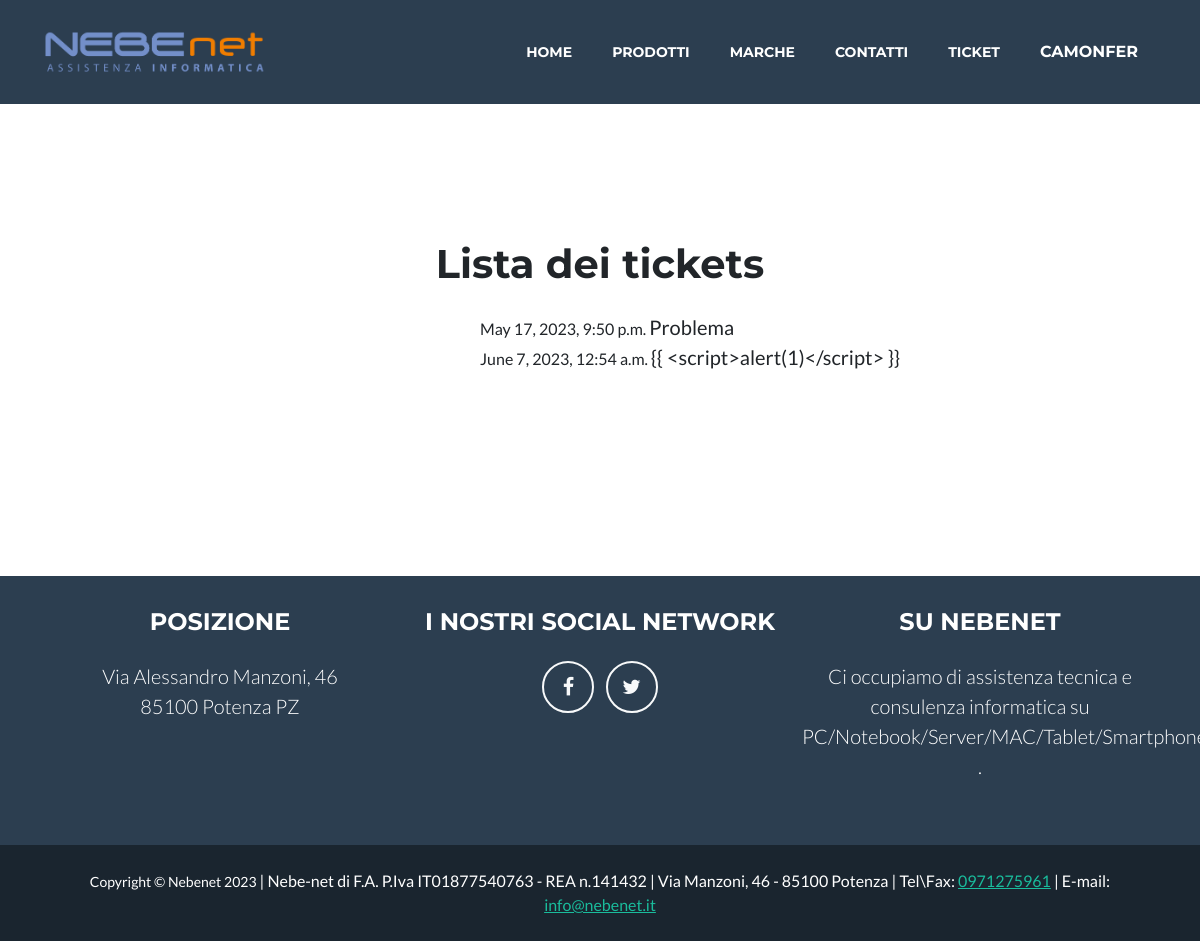
Page /ticket/ (signed in) on the committed database.
### nebenet_app/models.py (models this page shows, shortened)
class User(AbstractUser):
    email = models.EmailField(unique=True)
    image = models.ImageField(upload_to ='img/')
    date = models.DateTimeField(auto_now=True)

class Ticket(models.Model):
    ti_user = models.ForeignKey(settings.AUTH_USER_MODEL, on_delete=models.CASCADE)
    ti_mail = models.EmailField('Contatto email*',blank=False)
    ti_title = models.CharField('Titolo*',max_length=1000, blank=False)
    Problema = models.TextField('Descrivi il tuo problema*',max_length=1000, blank=False)
    ti_img = models.ImageField('Aggiungi uno screenshot (facoltativo)',blank=True)
    ti_personal = models.BooleanField("Trattamento dei dati personali(Obbligatorio)*",blank=False)
    ti_time = models.DateTimeField(auto_now=True)

### nebenet_app/views.py (the view)
# urls.py: path('ticket/', Ticket_List.as_view(), name="tickets"),
class Ticket_List(LoginRequiredMixin,ListView):
    model = Ticket
    def get_queryset(self):
        user = self.request.user
        if self.request.user.is_staff or user.groups.filter(name='dependiente').exists():
            resultado=Ticket.objects.all()
        else:
            resultado=Ticket.objects.filter(ti_user=self.request.user)
        return resultado

### nebenet_app/templatetags/filtro.py (called while the page is built)
@register.filter
def tiene_rol_o_grupo(user):
    return user.groups.filter(name='dependiente').exists() or user.is_staff

### nebenet_app/templates/nebenet_app/ticket_list.html (shortened to what this page needs)
{% extends 'base.html' %}
{% block content %}
{% load filtro %}
{% load static %}
<header class="masthead">
</header>
<div class="espaciado">
    <center>
        <p class="adminpro"><h1>Lista dei tickets</h1>
                <ul class="tickets">
                    {% for ticket in object_list %}
                    <li class="nostyle"> {{ ticket.ti_time }} <a class="singleticket" href="{{ ticket.pk }}">{{ ticket.ti_title }}</a></li>
                    {% endfor %}
                </ul>
        </center>
</div>
{% endblock %}

### nebenet_app/templates/base.html (shortened to what this page needs)
<!DOCTYPE html>
{% load static %}
{% load filtro %}
<html lang="en">
    <head>
        <link rel="stylesheet" href="https://cdnjs.cloudflare.com/ajax/libs/font-awesome/4.7.0/css/font-awesome.min.css">
        <link href="/static/css/styles.css" rel="stylesheet" />
    </head>
    <body id="page-top">
        <nav class="navbar navbar-expand-lg bg-secondary text-uppercase fixed-top" id="mainNav">
            <div class="container">
                <a class="navbar-brand" href="{% url 'index' %}"><img class="logomain" src="/static/assets/img/logo.png" alt="..." /></a>
                <div class="collapse navbar-collapse" id="navbarResponsive">
                    <ul class="navbar-nav ms-auto">
                        <li class="nav-item mx-0 mx-lg-1"><a class="nav-link py-3 px-0 px-lg-3 rounded" href="{% url 'index' %}">Home</a></li>
                        {% if request.user|tiene_rol_o_grupo %}
                        <li class="nav-item mx-0 mx-lg-1">
                            <a class="nav-link py-3 px-0 px-lg-3 rounded" href="{% url 'products_admin_list' %}">Prodotti</a>
                        </li>
                        {% else %}
                        <li class="nav-item mx-0 mx-lg-1">
                            <a class="nav-link py-3 px-0 px-lg-3 rounded" href="{% url 'vitrina' %}">Prodotti</a>
                        </li>
                        {% endif %}
                        <li class="nav-item mx-0 mx-lg-1"><a class="nav-link py-3 px-0 px-lg-3 rounded" href="{% url 'brands' %}">Marche</a></li>
                        <li class="nav-item mx-0 mx-lg-1"><a class="nav-link py-3 px-0 px-lg-3 rounded" href="/company/1/">Contatti</a></li>
                        {% if request.user.is_authenticated %}
                        {% if not request.user.is_staff%}
                        <li class="nav-item mx-0 mx-lg-1"><a class="nav-link py-3 px-0 px-lg-3 rounded" href="{% url 'tickets_add' %}">Ticket</a></li>
                        {% endif %}
                        <div class="dropdown"><li class="nav-item mx-0 mx-lg-1"><a class="dropbtn nav-link py-3 px-0 px-lg-3 rounded" href="/usuarios/{{ request.user.pk }}">{{ request.user.username }}</a></li>
                            </div>
                        {% endif %}
                    </ul>
                </div>
            </div>
        </nav>
        {% block content %}
        {% endblock %}
        <footer class="footer text-center">
            <div class="container">
                <div class="row">
                    <div class="col-lg-4 mb-5 mb-lg-0">
                        <h4 class="text-uppercase mb-4">Posizione</h4>
                        <p class="lead mb-0">
                            Via Alessandro Manzoni, 46
                            <br />
                            85100 Potenza PZ
                        </p>
                    </div>
                    <div class="col-lg-4 mb-5 mb-lg-0 buttons effect amiens">
                        <h4 class="text-uppercase mb-4">I nostri social network</h4>
                        <a class="btn btn-outline-light btn-social mx-1" href="https://www.facebook.com/nebenetpz/?ref=ts&fref=ts" title="Join us on Facebook"><i class="fa fa-facebook" aria-hidden="true"></i></a>
                        <a class="btn btn-outline-light btn-social mx-1" href="https://twitter.com/nebenet" title="Join us on Twitter"><i class="fa fa-twitter" aria-hidden="true"></i></a>
                    </div>
                    <div class="col-lg-4">
                        <h4 class="text-uppercase mb-4">Su Nebenet</h4>
                        <p class="lead mb-0">
                            Ci occupiamo di assistenza tecnica e consulenza informatica su PC/Notebook/Server/MAC/Tablet/Smartphone
                            .
                        </p>
                    </div>
                </div>
            </div>
        </footer>
        <div class="copyright py-4 text-center text-white">
            <div class="container"><small>Copyright &copy; Nebenet 2023</small> | Nebe-net di F.A. P.Iva IT01877540763 - REA n.141432 | Via Manzoni, 46 - 85100 Potenza | Tel\Fax: <a href="tel:0971275961">0971275961</a> | E-mail:<a href="mailto: info@nebenet.it"> info@nebenet.it</a> </div>
        </div>
    </body>
</html>

### rows in the picture
User: user.username "CAMONFER"
Ticket: ti_time "May 17, 2023, 9:50 p.m.", ti_title "Problema"
Ticket: ti_time "June 7, 2023, 12:54 a.m.", ti_title "{{ <script>alert(1)</script> }}"
